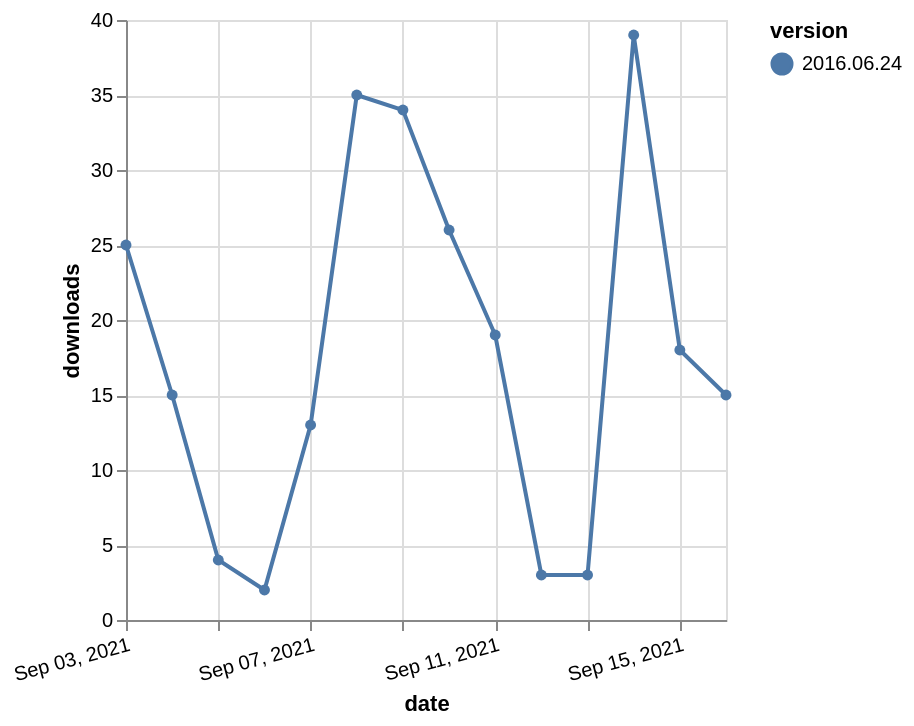

Write the Vega-Lite specification saved for this chart.
### Vega-Lite specification from a JSON file in a GitHub repository (floating-point values rounded to 4 significant figures)
{"$schema": "https://vega.github.io/schema/vega-lite/v5.json", "description": "A simple bar chart with embedded data.", "data": {"values": [{"date": "2021-09-03", "total": 17079, "delta": 25, "version": "2016.06.24"}, {"date": "2021-09-04", "total": 17094, "delta": 15, "version": "2016.06.24"}, {"date": "2021-09-05", "total": 17098, "delta": 4, "version": "2016.06.24"}, {"date": "2021-09-06", "total": 17100, "delta": 2, "version": "2016.06.24"}, {"date": "2021-09-07", "total": 17113, "delta": 13, "version": "2016.06.24"}, {"date": "2021-09-08", "total": 17148, "delta": 35, "version": "2016.06.24"}, {"date": "2021-09-09", "total": 17182, "delta": 34, "version": "2016.06.24"}, {"date": "2021-09-10", "total": 17208, "delta": 26, "version": "2016.06.24"}, {"date": "2021-09-11", "total": 17227, "delta": 19, "version": "2016.06.24"}, {"date": "2021-09-12", "total": 17230, "delta": 3, "version": "2016.06.24"}, {"date": "2021-09-13", "total": 17233, "delta": 3, "version": "2016.06.24"}, {"date": "2021-09-14", "total": 17272, "delta": 39, "version": "2016.06.24"}, {"date": "2021-09-15", "total": 17290, "delta": 18, "version": "2016.06.24"}, {"date": "2021-09-16", "total": 17305, "delta": 15, "version": "2016.06.24"}]}, "width": "container", "mark": {"type": "line", "point": {"filled": true}}, "encoding": {"x": {"field": "date", "type": "temporal", "timeUnit": "yearmonthdate", "title": "date", "axis": {"labelAngle": -15}}, "y": {"field": "delta", "type": "quantitative", "title": "downloads"}, "color": {"field": "version", "type": "nominal"}, "tooltip": {"field": "delta"}}}
